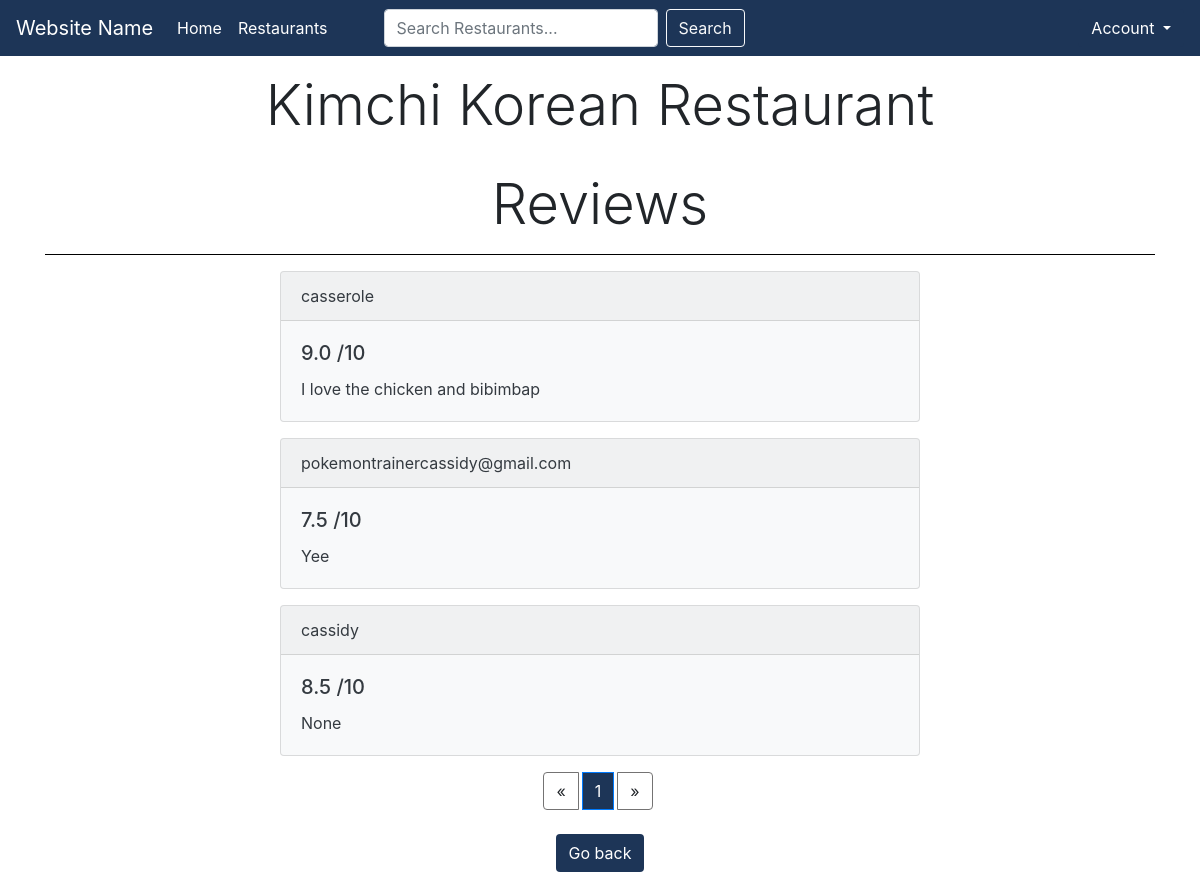
Before: /all-reviews/2/ with the older database file.
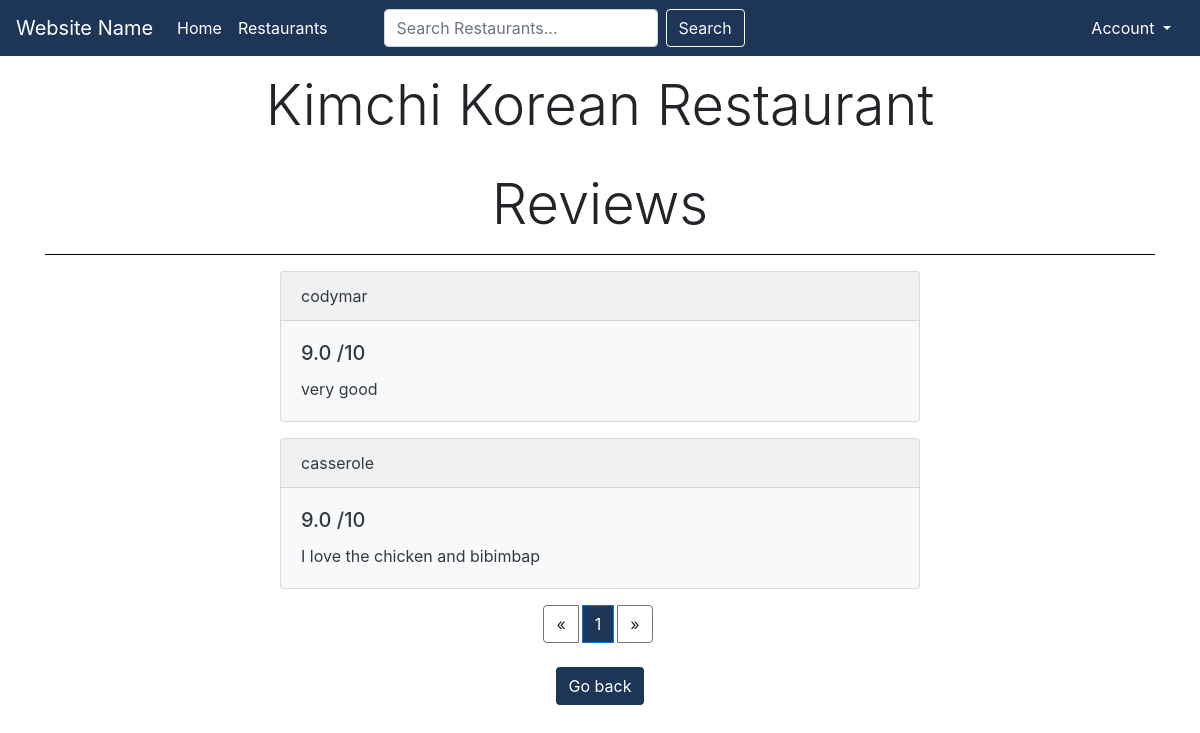
After: the same page with the newer database file.
### restaurants/models.py (models this page shows, shortened)
class Restaurant(models.Model):
    name = models.CharField(max_length=100, null=False)
    tags = models.CharField(max_length=50, null=True)
    class Meta:
        db_table = "restaurant"
        ordering = ['name']

class Rating(models.Model):
    user = models.ForeignKey(
        User, on_delete=models.CASCADE, null=False)
    restaurant = models.ForeignKey(
        Restaurant, on_delete=models.CASCADE, null=False)
    rating = models.DecimalField(decimal_places=1, max_digits=3)
    review = models.TextField(null=True, blank=True)
    updated = models.DateTimeField(auto_now=True)
    created = models.DateTimeField(auto_now_add=True)
    class Meta:
        ordering = ['-updated', '-created']

### restaurants/views.py (the view)
# urls.py: path("all-reviews/<str:pk>/", views.allReviews, name="all-reviews"),
def allReviews(request, pk):
    restaurant = Restaurant.objects.get(id=pk)
    try:
        reviews = Rating.objects.filter(restaurant__id=pk)
        paginator = Paginator(reviews, 10)
        page_number = request.GET.get('page', 1)
        page_obj = paginator.get_page(page_number)
        page_obj.adjusted_elided_pages = paginator.get_elided_page_range(page_number, on_each_side=2)
        context = {'restaurant': restaurant,  'reviews': reviews, 'page_obj': page_obj}
    except:
        context = {'restaurant': restaurant}
        redirect('restaurant/' + pk)
    return render(request, "restaurants/all-restaurant-reviews.html", context)

### restaurants/templates/restaurants/all-restaurant-reviews.html (shortened to what this page needs)
{% extends 'restaurants/base.html' %}
{% block content %}
  <div>
      <h1 class="display-4 text-center">{{restaurant.name}}</h1>
      <br>
  </div>
<div class="container">
    <h1 class="display-4 text-center">Reviews</h1>
  <hr size="10" color="#000000" noshade>
  {% for review in page_obj %}
  <div class="card text-dark bg-light mb-3">
    <div class="card-header">{{review.user}}</div>
      <div class="card-body">
        <h5 class="card-title">{{review.rating}} /10</h5>
        <p class="card-text">{{review.review}}</p>
      </div>
  </div>
  {% endfor %}
  <nav class="mt-3" aria-label="Page navigation">
    <ul class="pagination justify-content-center flex-wrap mt-2 mb-4">
      {% if page_obj.has_previous %}
          <li class="page-item mr-1"><a class="page-link" href="?page={{ page_obj.previous_page_number }}">&laquo;</a></li>
      {% else %}
          <li class="page-item mr-1"><a class="page-link">&laquo;</a></li>
      {% endif %}
      {% for i in page_obj.adjusted_elided_pages|default_if_none:page_obj.paginator.get_elided_page_range %}
          {% if page_obj.number == i %}
              <li class="active page-item mr-1"><span class="page-link" id="activeItem">{{ i }} <span class="sr-only">(current)</span></span>
              </li>
          {% else %}
              {% if i == page_obj.paginator.ELLIPSIS %}
                  <li class="page-item mr-1"><a class="page-link">{{ i }}</a></li>
              {% else %}
                  <li class="page-item mr-1"><a class="page-link" href="?page={{ i }}">{{ i }}</a></li>
              {% endif %}
          {% endif %}
      {% endfor %}
      {% if page_obj.has_next %}
          <li class="page-item mr-1"><a class="page-link" href="?page={{ page_obj.next_page_number }}">&raquo;</a></li>
      {% else %}
          <li class="page-item mr-1"><a class="page-link">&raquo;</a></li>
      {% endif %}
  </ul></nav>
    <div class="d-flex justify-content-center">
        <a class="btn darkBlue mb-1" href="{% url 'restaurant' restaurant.id %}">Go back</a>
    </div>
</div>
{% endblock %}

### restaurants/templates/restaurants/base.html (shortened to what this page needs)
<!DOCTYPE html>
<html>
    <head>
        <link rel="stylesheet" href="https://stackpath.bootstrapcdn.com/bootstrap/4.3.1/css/bootstrap.min.css">
        <link href="https://cdn.jsdelivr.net/npm/select2@4.1.0-rc.0/dist/css/select2.min.css" rel="stylesheet" />
    </head>
    <body>
        <nav class="navbar sticky-top navbar-expand-lg navbar-dark mb-3" style="background-color: #1d3557">
            <a class="navbar-brand" href="/">Website Name</a>
            <div class="collapse navbar-collapse justify-content-between" id="navbarNavDropdown">
                <ul class="navbar-nav">
                    <li class="nav-item">
                        <a class="nav-link active" href="/">Home</a>
                    </li>
                    <li class="nav-item">
                        <a class="nav-link active" href="{% url 'restaurants' %}">Restaurants</a>
                    </li>
                    <form class="form-inline mb-0 ml-5" action="{% url 'restaurants' %}" method="POST">
                        <input class="form-control mr-sm-2" method="POST" type="search" placeholder="Search Restaurants..." aria-label="Search" name="search">
                        <button id="searchButton" class="btn btn-outline-light my-2 my-sm-0" type="submit">Search</button>
                    </form>
                </ul>
            </div>
            <div class="dropdown">
                <button class="btn darkBlue dropdown-toggle" type="button" id="dropdownMenuButton" data-toggle="dropdown" aria-haspopup="true" aria-expanded="false">
                    Account
                </button>
              </div>
        </nav>
        <div id="content", name="content">
            {% block content %}
            {% endblock %}
        </div>
    </body>
</html>

### restaurants/templates/restaurants/base.html (style rules this page uses)
.darkBlue { background-color: #1d3557; color: white; }

### restaurants/templates/restaurants/all-restaurant-reviews.html (style rules this page uses)
.darkBlue { background-color: #1d3557; color: white; }
.card { max-width: 40rem; margin: 0 auto; }
.page-link { border-color: #747373; }
#activeItem { background-color: #1d3557; }

Changed rows visible on the page:
removed Rating: user "pokemontrainercassidy@gmail.com", rating "7.5", review "Yee"
removed Rating: user "cassidy", rating "8.5", review "None"
added Rating: user "codymar", rating "9.0", review "very good"
